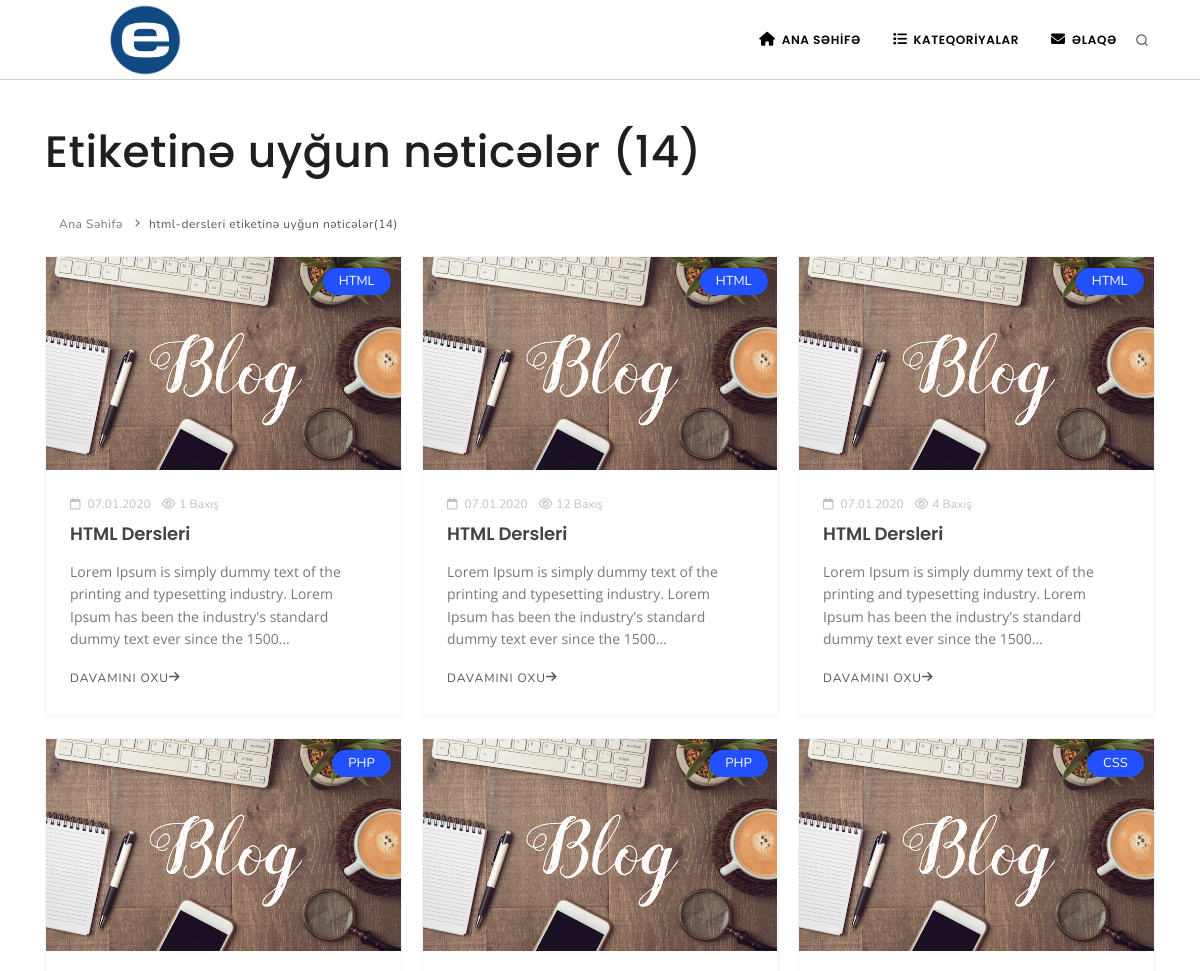
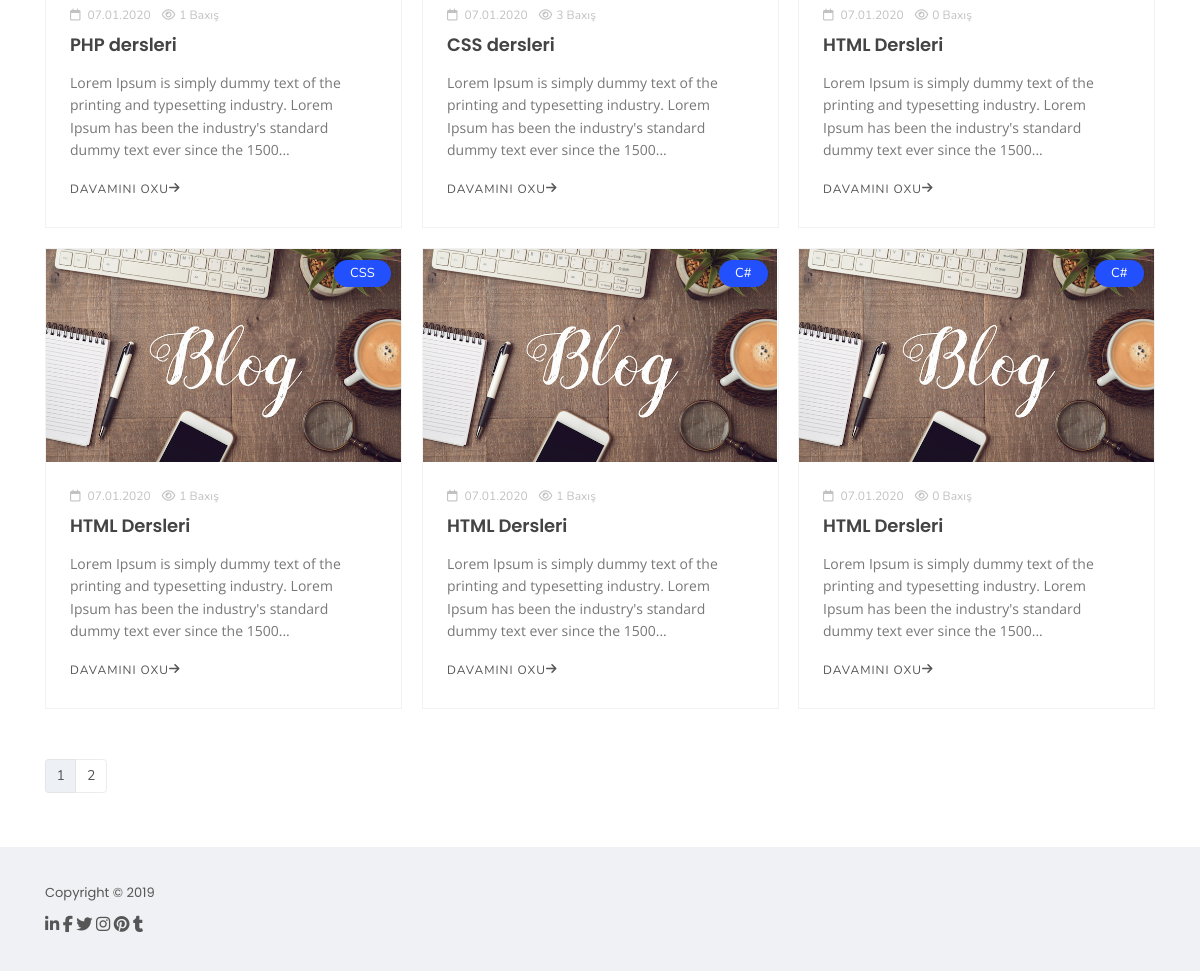
The page /tagdetails.php?tag=html-dersleri on the database its author committed (2 pictures, top to bottom).
### tables this page shows
CREATE TABLE IF NOT EXISTS `settings` (
  `id` int(11) NOT NULL AUTO_INCREMENT,
  `site_url` varchar(200) NOT NULL,
  `site_title` varchar(200) NOT NULL,
  `site_keyword` varchar(250) NOT NULL,
  `site_desc` varchar(250) NOT NULL,
  `site_location` text NOT NULL,
  `site_mail` varchar(200) NOT NULL,
  `site_logo` varchar(200) NOT NULL,
  `site_favicon` varchar(200) NOT NULL,
  `google_code` varchar(200) NOT NULL,
  `yandex_code` varchar(200) NOT NULL,
  `bing_code` varchar(200) NOT NULL,
  `analytics_code` mediumtext NOT NULL,
  `site_status` tinyint(1) NOT NULL,
  `site_location_status` tinyint(1) NOT NULL DEFAULT '1',
  PRIMARY KEY (`id`)
);

CREATE TABLE IF NOT EXISTS `articles` (
  `text_id` int(11) NOT NULL AUTO_INCREMENT,
  `text_cat_id` int(11) NOT NULL,
  `text_title` varchar(200) NOT NULL,
  `text_chef` varchar(200) NOT NULL,
  `text_image` varchar(200) NOT NULL,
  `text_content` text NOT NULL,
  `text_tags` varchar(200) NOT NULL,
  `text_chef_tag` varchar(200) NOT NULL,
  `text_date` timestamp NOT NULL DEFAULT CURRENT_TIMESTAMP,
  `text_status` tinyint(1) NOT NULL DEFAULT '1',
  `text_show` int(11) NOT NULL DEFAULT '0',
  PRIMARY KEY (`text_id`)
);

CREATE TABLE IF NOT EXISTS `categories` (
  `id` int(11) NOT NULL AUTO_INCREMENT,
  `cat_name` varchar(200) NOT NULL,
  `cat_chef` varchar(200) NOT NULL,
  `cat_keyword` varchar(200) NOT NULL,
  `cat_desc` varchar(300) NOT NULL,
  PRIMARY KEY (`id`)
);

### connect/dbcon.php (called while the page is built, shortened)
<?php
     try
     {
     	$db=new PDO("mysql:host=localhost;port=3308;dbname=blogsite;charset=utf8","root","");
     	$db->query("SET CHARACTER SET UTF8");
     	$db->query("SET NAMES UTF8");
     }
     catch (Exception $e)
     {
     	echo $e->getMessage();
     	die();
     }
     $settings=$db->prepare("SELECT * FROM settings");
     $settings->execute();
     $a_row=$settings->fetch(PDO::FETCH_OBJ);
     $site=$a_row->site_url;
 ?>

### tagdetails.php (the view, shortened to what this page needs)
<?php
include("inc/header.php"); ?>
<?php
include("inc/menu.php");
$s=@intval($_GET['s']);
if(!$s)
{
	$s=1;
}
$tag=strip_tags($_GET["tag"]);
$request=$db->prepare("SELECT text_cat_id,text_status FROM articles INNER JOIN categories ON categories.id=articles.text_cat_id WHERE text_status=:text_status AND text_chef_tag REGEXP :text_title");
$request->execute([':text_status'=>1,':text_title'=>$tag]);
$sum=$request->rowCount();
$lim=9;
$show=$s*$lim-$lim;
?>
<section id="page-content">
	<div class="container">
		<div class="page-title">
			<h1>Etiketinə uyğun nəticələr (<?php echo $sum; ?>)</h1>
			<div class="breadcrumb float-left">
				<ul>
					<li><a href="#">Ana Səhifə</a></li>
					<li><a href="#"><?php echo $tag;?> etiketinə uyğun nəticələr(<?php echo $sum; ?>)</a></li>
				</ul>
			</div>
		</div>
		<div id="blog" class="grid-layout post-3-columns m-b-30" data-item="post-item">
			<?php
			$request=$db->prepare("SELECT * FROM articles INNER JOIN categories ON categories.id=articles.text_cat_id WHERE text_status=:text_status AND text_chef_tag REGEXP :text_title ORDER BY text_date DESC LIMIT :show,:lim");
			$request->bindValue(":text_status",(int) 1, PDO::PARAM_INT);
			$request->bindValue(":text_title",$tag, PDO::PARAM_STR);
			$request->bindValue(":show",(int) $show, PDO::PARAM_INT);
			$request->bindValue(":lim",(int) $lim, PDO::PARAM_INT);
			$request->execute();
			if($request->rowCount()){
				foreach ($request as $row) {
					?>
					<div class="post-item border">
						<div class="post-item-wrap">
							<div class="post-image">
								<a href="<?php echo $a_row->site_url;?>/textdetails.php?text_chef=<?php echo $row['text_chef'];?>?id=<?php echo $row['text_id']?>">
									<img width="525px;" height="350px;" alt="<?php echo $row['text_title'];?>" src="images/<?php echo $row['text_image'];?>">
								</a>
								<span class="post-meta-category"><a href="<?php echo $a_row->site_url.'categories.php?cat_chef='.$row['cat_chef'];
								?>"><?php echo $row['cat_name'];?></a></span>
							</div>
							<div class="post-item-description">
								<span class="post-meta-date">
									<i class="fa fa-calendar-o"></i>
									<?php echo date('d.m.Y',strtotime($row['text_date']));?>
								</span>
								<span class="post-meta-comments">
									<a href=""><i class="fa fa-eye"></i><?php echo $row['text_show'];?> Baxış</a>
								</span>
								<h2>
									<a href="<?php echo $a_row->site_url;?>/textdetails.php?text_chef=<?php echo $row['text_chef'];?>?id=<?php echo $row['text_id']?>"><?php echo $row['text_title'];?></a>
								</h2>
								<p style="word-wrap: break-word;"><?php echo mb_substr($row['text_content'],0,150,'utf8').'...';?></p>
								<a href="<?php echo $a_row->site_url;?>/textdetails.php?text_chef=<?php echo $row['text_chef'];?>&id=<?php echo $row['text_id']?>" class="item-link">Davamını oxu<i class="fa fa-arrow-right"></i></a>
							</div>
						</div>
					</div>
					<?php
				}
				?>
			</div>
			<ul class="pagination">
				<?php
				if($sum>$lim)
				{
					pagination($s,ceil($sum/$lim),'tagdetails.php?tag='.$tag.'&s=');
				}
				?>
			</ul>
			<?php
		}
		else
		{
			echo '<div class="alert alert-danger">'.$tag.' etiketinə uyğun nəticə tapılmadı</div>';
		}
		?>
	</div>
</section>
<?php include("inc/footer.php"); ?>

### inc/menu.php (shortened to what this page needs)
<header id="header">
    <div class="header-inner" style="border-bottom: 1px solid #cccccc;">
        <div class="container">
            <div id="logo" style="margin-top: 3px;">
                <a href="<?php echo $a_row->site_url; ?>" class="logo" data-src-dark="images/<?php echo $a_row->site_logo; ?>"> <img style="width: 200px; height:74px;object-fit: contain;" src="<?php echo $a_row->site_url;?>/images/<?php echo $a_row->site_logo; ?>" alt="<?php echo $a_row->site_title;?>"> </a>
            </div>
                        <div class="header-extras">
                            <ul>
                               <li>
                                <a id="btn-search" href="#"> <i class="icon-search1"></i></a>
                            </li>
                        </ul>
                    </div>
                    <div id="mainMenu">
                        <div class="container">
                            <nav>
                                <ul>
                                    <li><a href="<?php echo $a_row->site_url; ?>"><i class="fa fa-home"></i>ANA SƏHİFƏ</a></li>
                                    <li class="dropdown"> <a href="#"><i class="fa fa-list"></i>KATEQORİYALAR</a>
                                </li>
                                <li><a href="contact.php"><i class="fa fa-envelope"></i>ƏLAQƏ</a></li>
                            </div>
                        </div>
</div>
</div>
</div>

### connect/function.php (shortened to what this page needs)
<?php
require_once 'dbcon.php';
function pagination($s, $ptotal, $url){
    global $site;
    $forlimit = 3;
    if($ptotal < 2){
        null;
    }else{
        for($i = $s - $forlimit; $i < $s + $forlimit + 1; $i++){
            if($i > 0 && $i <= $ptotal){
                if($i == $s){
                    echo '<li class="page-item active"><a class="page-link"  href="#">'.$i.'</a></li>';
                }else{
                    echo '<li class="page-item"><a class="page-link" href="'.$site.'/'.$url.$i.'" >'.$i.'</a></li>';
                }
            }
        }
    }
}
?>

### rows shown on the page
settings: site_url+site_logo (picture)
articles: text_image (picture), categories.cat_name "HTML", text_date "07.01.2020", text_show "1", text_title "HTML Dersleri", text_content "Lorem Ipsum is simply dummy text of the printing and typesetting industry. Lorem Ipsum has been the industry's standard dummy text ever since the 1500"
articles: text_image (picture), categories.cat_name "HTML", text_date "07.01.2020", text_show "12", text_title "HTML Dersleri", text_content "Lorem Ipsum is simply dummy text of the printing and typesetting industry. Lorem Ipsum has been the industry's standard dummy text ever since the 1500"
articles: text_image (picture), categories.cat_name "HTML", text_date "07.01.2020", text_show "4", text_title "HTML Dersleri", text_content "Lorem Ipsum is simply dummy text of the printing and typesetting industry. Lorem Ipsum has been the industry's standard dummy text ever since the 1500"
articles: text_image (picture), categories.cat_name "PHP", text_date "07.01.2020", text_show "1", text_title "PHP dersleri", text_content "Lorem Ipsum is simply dummy text of the printing and typesetting industry. Lorem Ipsum has been the industry's standard dummy text ever since the 1500"
articles: text_image (picture), categories.cat_name "PHP", text_date "07.01.2020", text_show "3", text_title "CSS dersleri", text_content "Lorem Ipsum is simply dummy text of the printing and typesetting industry. Lorem Ipsum has been the industry's standard dummy text ever since the 1500"
articles: text_image (picture), categories.cat_name "CSS", text_date "07.01.2020", text_show "0", text_title "HTML Dersleri", text_content "Lorem Ipsum is simply dummy text of the printing and typesetting industry. Lorem Ipsum has been the industry's standard dummy text ever since the 1500"
articles: text_image (picture), categories.cat_name "CSS", text_date "07.01.2020", text_show "1", text_title "HTML Dersleri", text_content "Lorem Ipsum is simply dummy text of the printing and typesetting industry. Lorem Ipsum has been the industry's standard dummy text ever since the 1500"
articles: text_image (picture), categories.cat_name "C#", text_date "07.01.2020", text_show "1", text_title "HTML Dersleri", text_content "Lorem Ipsum is simply dummy text of the printing and typesetting industry. Lorem Ipsum has been the industry's standard dummy text ever since the 1500"
articles: text_image (picture), categories.cat_name "C#", text_date "07.01.2020", text_show "0", text_title "HTML Dersleri", text_content "Lorem Ipsum is simply dummy text of the printing and typesetting industry. Lorem Ipsum has been the industry's standard dummy text ever since the 1500"

### other values the page prints
$sum "14"
$tag "html-dersleri"
